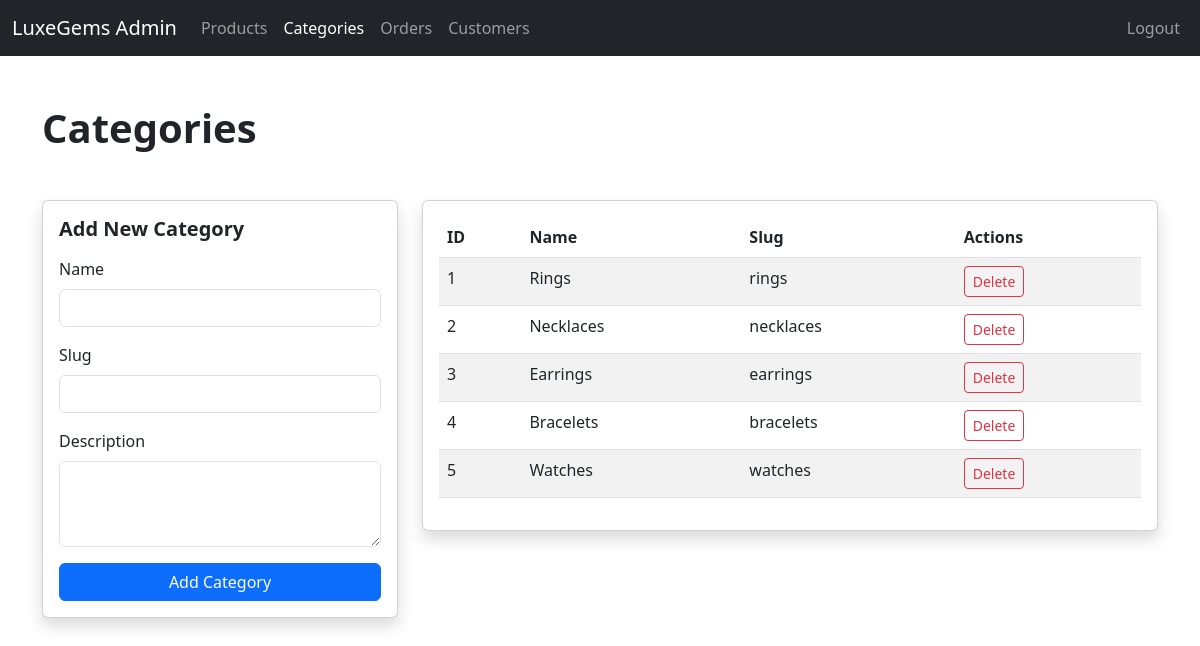
The app's page /admin/categories.php (signed in) with its own data.
### tables this page shows
CREATE TABLE IF NOT EXISTS categories (
    id INT AUTO_INCREMENT PRIMARY KEY,
    name VARCHAR(100) NOT NULL,
    slug VARCHAR(100) NOT NULL UNIQUE,
    description TEXT,
    created_at TIMESTAMP DEFAULT CURRENT_TIMESTAMP
);

### admin/categories.php (the view, shortened to what this page needs)
<?php
require_once '../includes/auth.php';
$categories = $pdo->query("SELECT * FROM categories")->fetchAll();
?>
<!DOCTYPE html>
<html lang="en">
<head>
    <link href="https://cdn.jsdelivr.net/npm/bootstrap@5.3.0/dist/css/bootstrap.min.css" rel="stylesheet">
</head>
<body>
    <nav class="navbar navbar-expand-lg navbar-dark bg-dark">
        <div class="container-fluid">
            <a class="navbar-brand" href="dashboard.php">LuxeGems Admin</a>
            <div class="collapse navbar-collapse">
                <ul class="navbar-nav me-auto">
                    <li class="nav-item"><a class="nav-link" href="products.php">Products</a></li>
                    <li class="nav-item"><a class="nav-link active" href="categories.php">Categories</a></li>
                    <li class="nav-item"><a class="nav-link" href="orders.php">Orders</a></li>
                    <li class="nav-item"><a class="nav-link" href="customers.php">Customers</a></li>
                </ul>
                <ul class="navbar-nav">
                    <li class="nav-item"><a class="nav-link" href="logout.php">Logout</a></li>
                </ul>
            </div>
        </div>
    </nav>
    <div class="container py-5">
        <h1 class="fw-bold mb-5">Categories</h1>
        <div class="row">
            <div class="col-md-4 mb-4">
                <div class="card shadow">
                    <div class="card-body">
                        <h5 class="fw-bold mb-3">Add New Category</h5>
                        <form method="POST">
                            <div class="mb-3">
                                <label class="form-label">Name</label>
                                <input type="text" name="name" class="form-control" required>
                            </div>
                            <div class="mb-3">
                                <label class="form-label">Slug</label>
                                <input type="text" name="slug" class="form-control" required>
                            </div>
                            <div class="mb-3">
                                <label class="form-label">Description</label>
                                <textarea name="description" class="form-control" rows="3"></textarea>
                            </div>
                            <button type="submit" class="btn btn-primary w-100">Add Category</button>
                        </form>
                    </div>
                </div>
            </div>
            <div class="col-md-8">
                <div class="card shadow">
                    <div class="card-body">
                        <table class="table table-striped">
                            <thead>
                                <tr>
                                    <th>ID</th>
                                    <th>Name</th>
                                    <th>Slug</th>
                                    <th>Actions</th>
                                </tr>
                            </thead>
                            <tbody>
                                <?php foreach ($categories as $category): ?>
                                <tr>
                                    <td><?php echo $category['id']; ?></td>
                                    <td><?php echo htmlspecialchars($category['name']); ?></td>
                                    <td><?php echo htmlspecialchars($category['slug']); ?></td>
                                    <td>
                                        <a href="delete-category.php?id=<?php echo $category['id']; ?>" class="btn btn-sm btn-outline-danger" onclick="return confirm('Are you sure?')">Delete</a>
                                    </td>
                                </tr>
                                <?php endforeach; ?>
                            </tbody>
                        </table>
                    </div>
                </div>
            </div>
        </div>
    </div>
</body>
</html>

### records on screen
categories: id "1", name "Rings", slug "rings"
categories: id "2", name "Necklaces", slug "necklaces"
categories: id "3", name "Earrings", slug "earrings"
categories: id "4", name "Bracelets", slug "bracelets"
categories: id "5", name "Watches", slug "watches"
